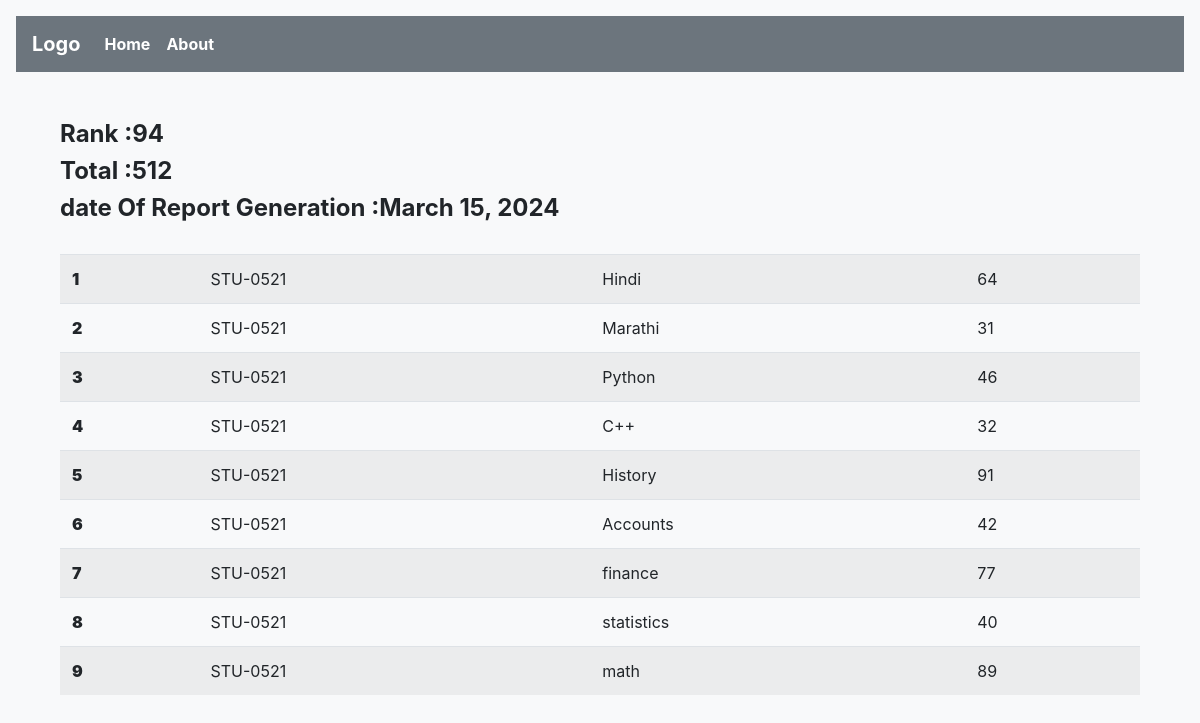
The app's page /studentApp/seeMarks/STU-0521 with its own data.
### studentApp/models.py (models this page shows, shortened)
class SubjectMarks(models.Model):
    student=models.ForeignKey(Student,related_name="studentmarks",on_delete=models.CASCADE)
    subject=models.ForeignKey(Subject,related_name="subject",on_delete=models.CASCADE)
    marks = models.IntegerField()
    class Meta:
        unique_together = ['student','subject']#this is used to maintain the uniqueness where one student should not repeat same subject again

class Student(models.Model):
    department=models.ForeignKey(Department,on_delete=models.CASCADE,related_name="depart")
    student_id=models.ForeignKey(StudentId,on_delete = models.CASCADE,related_name="studentid")
    student_name= models.CharField(max_length=100)
    student_email =models.EmailField(unique=True)
    student_age = models.IntegerField(default=18)
    student_address = models.TextField()
    class Meta:
        ordering=['student_name']
        verbose_name='student'

class StudentRank(models.Model):
    student=models.ForeignKey(Student,related_name="studentrank",on_delete=models.CASCADE)
    student_rank=models.IntegerField()
    date_of_report_generation=models.DateField(auto_now_add=True)
    class Meta:
        unique_together=['student_rank','date_of_report_generation']

class StudentId(models.Model):
    student_id=models.CharField(max_length=100)
    def __str__(self) -> str:
        return self.student_id

class Subject(models.Model):
    subject_name=models.CharField(max_length=100)

### studentApp/views.py (the view)
# urls.py: path("seeMarks/<student_id>",views.seeMarks,name="seeMarks"),
def seeMarks(request,student_id):
    queryset=SubjectMarks.objects.filter(student__student_id__student_id=student_id)
    total_marks=queryset.aggregate(total_marks=Sum('marks'))
    return render(request,"studentApp/seeMarks.html",{"queryset":queryset,"total_marks":total_marks})

### templates/studentApp/seeMarks.html (shortened to what this page needs)
{% extends 'base.html' %}
{% block content %}
<div class="container mt-5">
      <h4><b>Rank  :{{queryset.first.student.studentrank.first.student_rank}}</b></h4>
      <h4><b>Total  :{{total_marks.total_marks}}</b></h4>
      <h4><b>date Of Report Generation  :{{queryset.first.student.studentrank.first.date_of_report_generation}}</b></h4>
      <br>
      <table class="table table-striped table-hover">
        <tbody>
            {% for marks in queryset %}
            <tr>
                <th scope="row"><b>{{forloop.counter}}</b></th>
                <td>{{marks.student.student_id}}</td>
                <td>{{marks.subject.subject_name}}</td>
                <td>{{marks.marks}}</td>
            </tr>
            {% endfor %}
        </tbody>
    </table>
</div>
{% endblock %}

### records on screen
SubjectMarks: first.student.studentrank.first.student_rank "94", first.student.studentrank.first.date_of_report_generation "March 15, 2024", student.student_id "STU-0521", subject.subject_name "Hindi", marks "64"
SubjectMarks: student.student_id "STU-0521", subject.subject_name "Marathi", marks "31"
SubjectMarks: student.student_id "STU-0521", subject.subject_name "Python", marks "46"
SubjectMarks: student.student_id "STU-0521", subject.subject_name "C++", marks "32"
SubjectMarks: student.student_id "STU-0521", subject.subject_name "History", marks "91"
SubjectMarks: student.student_id "STU-0521", subject.subject_name "Accounts", marks "42"
SubjectMarks: student.student_id "STU-0521", subject.subject_name "finance", marks "77"
SubjectMarks: student.student_id "STU-0521", subject.subject_name "statistics", marks "40"
SubjectMarks: student.student_id "STU-0521", subject.subject_name "math", marks "89"

### other values on screen
{{ total_marks.total_marks }} "512"
